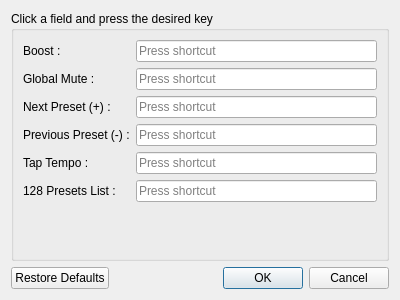
<?xml version="1.0" encoding="UTF-8"?>
<ui version="4.0">
 <class>ShortcutsDialog</class>
 <widget class="QDialog" name="ShortcutsDialog">
  <property name="geometry">
   <rect>
    <x>0</x>
    <y>0</y>
    <width>400</width>
    <height>300</height>
   </rect>
  </property>
  <property name="windowTitle">
   <string>Keyboard Shortcuts — GM40 Remote</string>
  </property>
  <layout class="QVBoxLayout" name="verticalLayout">
   <item>
    <widget class="QGroupBox" name="groupBox">
     <property name="title">
      <string>Click a field and press the desired key</string>
     </property>
     <layout class="QFormLayout" name="formLayout">
      <item row="0" column="0">
       <widget class="QLabel" name="lblBoost">
        <property name="text">
         <string>&lt;html&gt;&lt;head/&gt;&lt;body&gt;&lt;p&gt;Boost :&lt;/p&gt;&lt;/body&gt;&lt;/html&gt;</string>
        </property>
       </widget>
      </item>
      <item row="0" column="1">
       <widget class="QKeySequenceEdit" name="keyBoost"/>
      </item>
      <item row="1" column="0">
       <widget class="QLabel" name="lblMute">
        <property name="text">
         <string>Global Mute :</string>
        </property>
       </widget>
      </item>
      <item row="1" column="1">
       <widget class="QKeySequenceEdit" name="keyMute"/>
      </item>
      <item row="2" column="0">
       <widget class="QLabel" name="lblNext">
        <property name="text">
         <string>&lt;html&gt;&lt;head/&gt;&lt;body&gt;&lt;p&gt;Next Preset (+) :&lt;/p&gt;&lt;/body&gt;&lt;/html&gt;</string>
        </property>
       </widget>
      </item>
      <item row="2" column="1">
       <widget class="QKeySequenceEdit" name="keyNextPreset"/>
      </item>
      <item row="3" column="0">
       <widget class="QLabel" name="lblPrev">
        <property name="text">
         <string>&lt;html&gt;&lt;head/&gt;&lt;body&gt;&lt;p&gt;Previous Preset (-) :&lt;/p&gt;&lt;/body&gt;&lt;/html&gt;</string>
        </property>
       </widget>
      </item>
      <item row="3" column="1">
       <widget class="QKeySequenceEdit" name="keyPrevPreset"/>
      </item>
      <item row="4" column="0">
       <widget class="QLabel" name="lblTap">
        <property name="text">
         <string>Tap Tempo :</string>
        </property>
       </widget>
      </item>
      <item row="4" column="1">
       <widget class="QKeySequenceEdit" name="keyTap"/>
      </item>
      <item row="5" column="0">
       <widget class="QLabel" name="lblList">
        <property name="text">
         <string>&lt;html&gt;&lt;head/&gt;&lt;body&gt;&lt;p&gt;128 Presets List :&lt;/p&gt;&lt;/body&gt;&lt;/html&gt;</string>
        </property>
       </widget>
      </item>
      <item row="5" column="1">
       <widget class="QKeySequenceEdit" name="keyPresetList"/>
      </item>
     </layout>
    </widget>
   </item>
   <item>
    <widget class="QDialogButtonBox" name="buttonBox">
     <property name="orientation">
      <enum>Qt::Orientation::Horizontal</enum>
     </property>
     <property name="standardButtons">
      <set>QDialogButtonBox::StandardButton::Cancel|QDialogButtonBox::StandardButton::Ok|QDialogButtonBox::StandardButton::RestoreDefaults</set>
     </property>
    </widget>
   </item>
  </layout>
 </widget>
 <resources/>
 <connections>
  <connection>
   <sender>buttonBox</sender>
   <signal>accepted()</signal>
   <receiver>ShortcutsDialog</receiver>
   <slot>accept()</slot>
   <hints>
    <hint type="sourcelabel">
     <x>20</x>
     <y>20</y>
    </hint>
    <hint type="destinationlabel">
     <x>20</x>
     <y>20</y>
    </hint>
   </hints>
  </connection>
  <connection>
   <sender>buttonBox</sender>
   <signal>rejected()</signal>
   <receiver>ShortcutsDialog</receiver>
   <slot>reject()</slot>
   <hints>
    <hint type="sourcelabel">
     <x>20</x>
     <y>20</y>
    </hint>
    <hint type="destinationlabel">
     <x>20</x>
     <y>20</y>
    </hint>
   </hints>
  </connection>
 </connections>
</ui>
